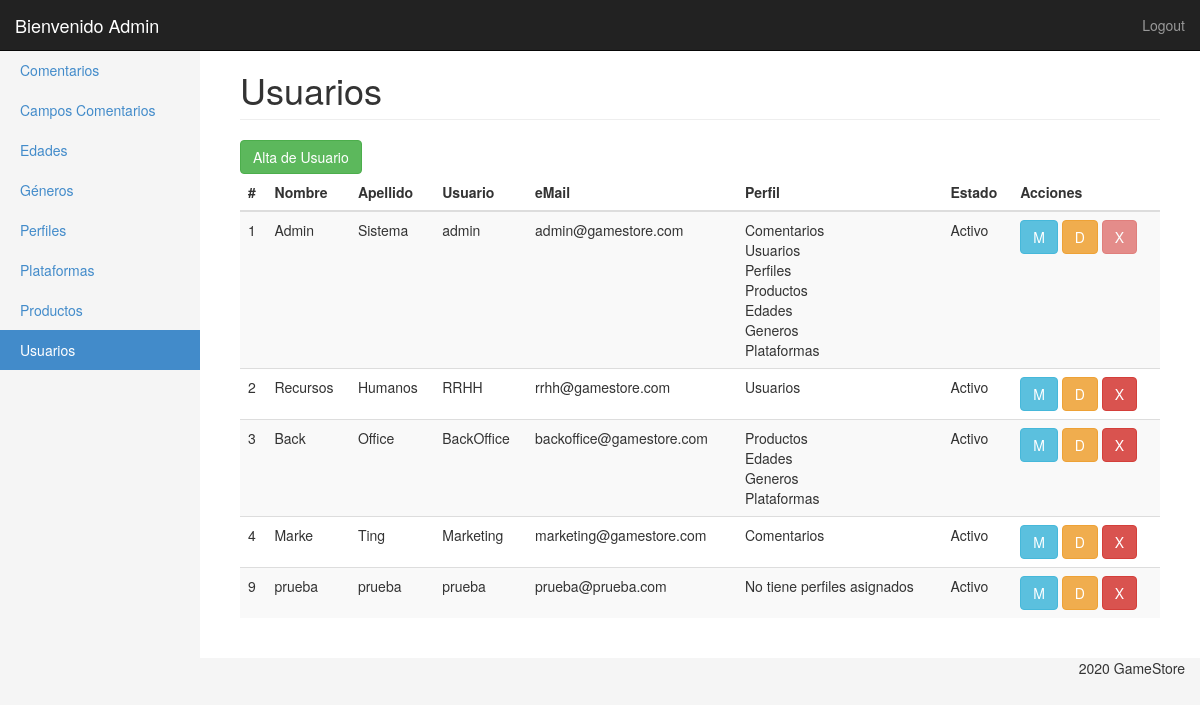
/ProduccionWeb_TP1/panel/usuarios.php?modif=1&id=1 (signed in), run on the app's committed database.
### tables this page shows
CREATE TABLE `usuarios` (
  `id_usuario` int(11) NOT NULL,
  `nombre` varchar(100) NOT NULL,
  `apellido` varchar(100) NOT NULL,
  `usuario` varchar(20) NOT NULL,
  `clave` varchar(50) NOT NULL,
  `email` varchar(100) NOT NULL,
  `activo` tinyint(1) NOT NULL DEFAULT 1,
  `salt` varchar(50) NOT NULL,
  `enabled` tinyint(1) NOT NULL DEFAULT 1
);

### ProduccionWeb_TP1/panel/clases/usuarios.php (called while the page is built, shortened)
<?php
class Usuario
{
	private $con;
	public function __construct($con)
	{
		$this->con = $con;
	}
	public function getList()
	{
		$query = "SELECT id_usuario,nombre,apellido,email,usuario,clave,activo,enabled,usuario
					FROM usuarios
					WHERE enabled = 1";
		$resultado = array();
		foreach ($this->con->query($query) as $key => $usuario) {
			$resultado[$key] = $usuario;
			$sql = 'SELECT nombre
			FROM perfil
			INNER JOIN usuarios_perfiles ON (usuarios_perfiles.perfil_id = perfil.id)
			WHERE usuarios_perfiles.usuario_id = ' . $usuario['id_usuario'];
			foreach ($this->con->query($sql) as $perfil) {
				$resultado[$key]['perfiles'][] = $perfil['nombre'];
			}
		}
		return $resultado;
	}
}

### ProduccionWeb_TP1/panel/usuarios.php (the view, shortened to what this page needs)
<?php
require('inc/header.php');
?>
<div class="container-fluid">
	<?php $userMenu = 'Usuarios';
	include('inc/side_bar.php');
	?>
	<div class="col-sm-9 col-md-10 main">
		<h1 class="page-header">
			Usuarios
		</h1>
		<?php if (in_array('usu.add', $_SESSION['usuario']['permisos']['cod'])) { ?>
			<a href="usuarios_ae.php"><button type="button" class="btn btn-success" title="Agregar">Alta de Usuario</button></a>
		<?php } ?>
		<div class="table-responsive">
			<table class="table table-striped">
				<thead>
					<tr>
						<th>#</th>
						<th>Nombre</th>
						<th>Apellido</th>
						<th>Usuario</th>
						<th>eMail</th>
						<th>Perfil</th>
						<th>Estado</th>
						<th>Acciones</th>
					</tr>
				</thead>
				<tbody>
					<?php
					foreach ($user->getList() as $usuario) { ?>
						<tr>
							<td><?php echo $usuario['id_usuario']; ?></td>
							<td><?php echo $usuario['nombre']; ?></td>
							<td><?php echo $usuario['apellido']; ?></td>
							<td><?php echo $usuario['usuario']; ?></td>
							<td><?php echo $usuario['email']; ?></td>
							<td><?php echo isset($usuario['perfiles']) ? implode('<br>', $usuario['perfiles']) : 'No tiene perfiles asignados'; ?></td>
							<td><?php echo ($usuario['activo']) ? 'Activo' : 'Inactivo'; ?></td>
							<td>
								<?php if (in_array('usu.edit', $_SESSION['usuario']['permisos']['cod'])) { ?>
									<a href="usuarios_ae.php?edit=<?php echo $usuario['id_usuario'] ?>"><button type="button" class="btn btn-info" title="Modificar">M</button></a>
								<?php } ?>
								<?php if (in_array('usu.act', $_SESSION['usuario']['permisos']['cod'])) { ?>
									<?php if($usuario['activo'] == 0){ ?>
										<a href="usuarios.php?modif=<?php echo $usuario['activo'] ?>&id=<?php echo $usuario['id_usuario']?>"><button type="button" class="btn btn-success" title="Activar">A</button></a>
									<?php } else { ?>
										<a href="usuarios.php?modif=<?php echo $usuario['activo'] ?>&id=<?php echo $usuario['id_usuario']?>"><button type="button" class="btn btn-warning" title="Desactivar">D</button></a>
									<?php } ?>
								<?php } ?>
								<?php if (in_array('usu.del', $_SESSION['usuario']['permisos']['cod'])) { ?>
									<?php
										if($_SESSION['usuario']['id_usuario'] == $usuario['id_usuario']){ ?>
											<button type="button" class="btn btn-danger" title="Borrar" disabled>X</button></a>
										<?php }else{ ?>
											<a href="usuarios.php?del=<?php echo $usuario['id_usuario'] ?>"><button type="button" class="btn btn-danger" title="Borrar">X</button></a>
										<?php }
									?>
								<?php } ?>
							</td>
						</tr>
					<?php } ?>
				</tbody>
			</table>
		</div>
	</div>
</div>
</div>
<?php include('inc/footer.php'); ?>

### ProduccionWeb_TP1/panel/css/styles.css (style rules this page uses)
body { padding-top: 50px; background-color: #f5f5f5; }
.main { padding: 20px; background-color: #fff; }
@media (min-width: 768px) { .main { padding-right: 40px; padding-left: 40px; } }
.main .page-header { margin-top: 0; }

### data on the page
usuarios: id_usuario "1", nombre "Admin", apellido "Sistema", usuario "admin", email "admin@gamestore.com", perfiles "Comentarios Usuarios Perfiles Productos Edades Generos Plataformas", activo "Activo", shows "X"
usuarios: id_usuario "2", nombre "Recursos", apellido "Humanos", usuario "RRHH", email "rrhh@gamestore.com", perfiles "Usuarios", activo "Activo"
usuarios: id_usuario "3", nombre "Back", apellido "Office", usuario "BackOffice", email "backoffice@gamestore.com", perfiles "Productos Edades Generos Plataformas", activo "Activo"
usuarios: id_usuario "4", nombre "Marke", apellido "Ting", usuario "Marketing", email "marketing@gamestore.com", perfiles "Comentarios", activo "Activo"
usuarios: id_usuario "9", nombre "prueba", apellido "prueba", usuario "prueba", email "prueba@prueba.com", shows "No tiene perfiles asignados", activo "Activo"

### other printed values
$_SESSION['usuario']['nombre'] "Admin"
